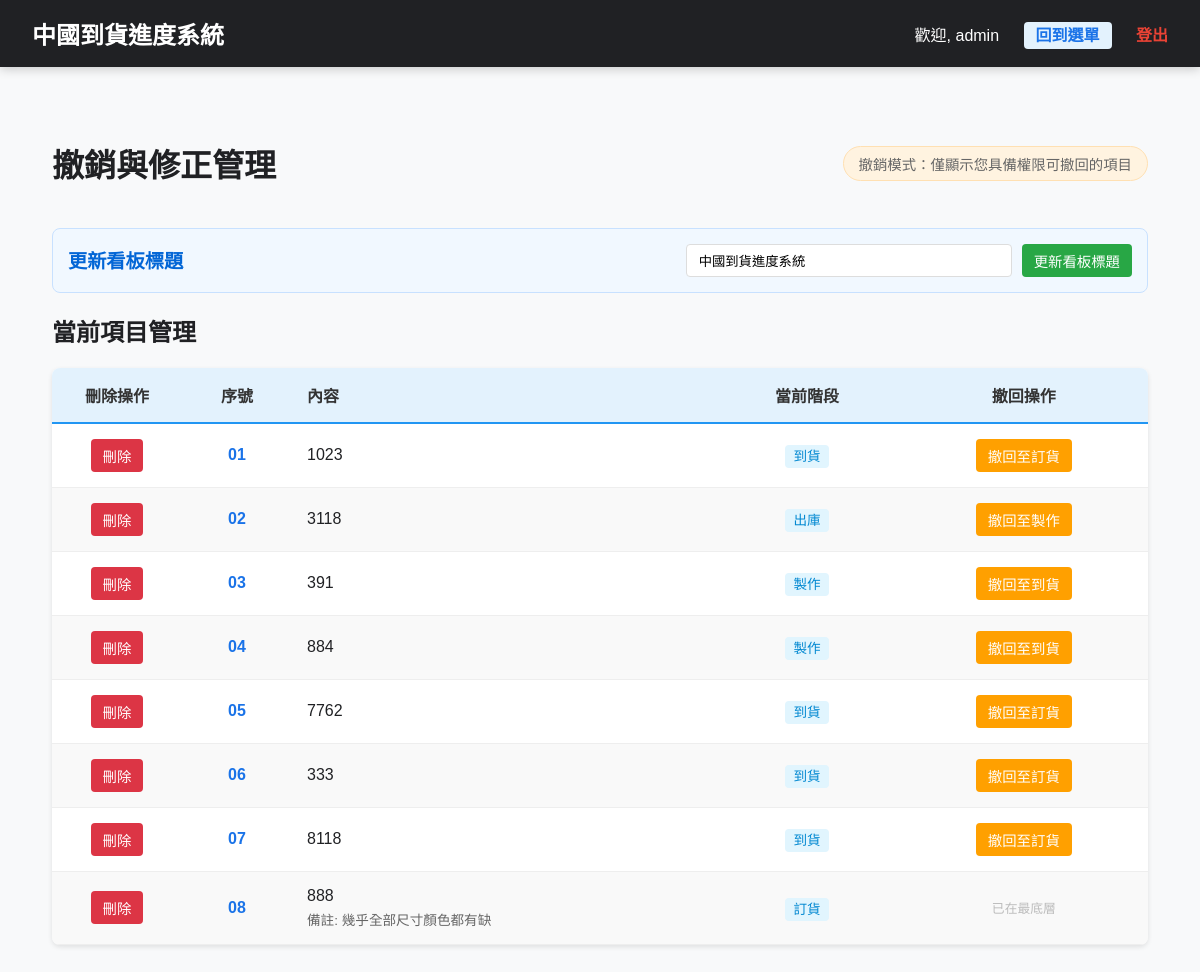
The page /manage?mode=undo (signed in) on the database its author committed.
### models.py (models this page shows)
class SystemConfig(db.Model):
    id = db.Column(db.Integer, primary_key=True)
    key = db.Column(db.String(50), unique=True, nullable=False)
    value = db.Column(db.Text)

class User(db.Model):
    id = db.Column(db.Integer, primary_key=True)
    username = db.Column(db.String(50), unique=True, nullable=False)
    password_hash = db.Column(db.String(128), nullable=False)
    is_admin = db.Column(db.Boolean, default=False)
    permissions = db.relationship('Permission', backref='user', uselist=False, cascade="all, delete-orphan")

class SignboardItem(db.Model):
    id = db.Column(db.Integer, primary_key=True)
    content = db.Column(db.Text, nullable=False)
    remark = db.Column(db.Text) # 備註 (選填)
    current_stage = db.Column(db.String(50), default='ORDER')
    stage_dates = db.Column(db.JSON, default={})
    updated_at = db.Column(db.DateTime, default=datetime.now, onupdate=datetime.now)

### main.py (the view)
@app.route('/manage')
def manage_page():
    if 'user_id' not in session:
        return redirect(url_for('index'))
    mode = request.args.get('mode', 'normal') # normal 或 undo
    user = User.query.get(session['user_id'])
    items = SignboardItem.query.order_by(SignboardItem.id.asc()).all()
    return render_template('manage.html', items=items, perms=user.permissions, mode=mode)

### main.py (called while the page is built, shortened)
def get_config(key, default=None):
    config = SystemConfig.query.filter_by(key=key).first()
    return config.value if config else default

def get_inf_config(section, key, default=None):
    inf_path = os.path.join(os.path.dirname(__file__), 'config.inf')
    if not os.path.exists(inf_path):
        return default

def get_workflow_stages():
    stages_str = get_inf_config('Workflow', 'stages', 'ORDER:訂貨,ARRIVAL:到貨,PRODUCTION:製作,DELIVERY:出庫')
    stages = []
    for item in stages_str.split(','):
        if ':' in item:
            key, name = item.strip().split(':')
            stages.append({'key': key.strip(), 'name': name.strip()})
    return stages

@app.context_processor
def inject_config():
    return {
        'site_title': get_config('site_title', '中國到貨看板系統'),
        'workflow_stages': get_workflow_stages(),
        'undo_mode': get_inf_config('System', 'undo_mode', '1')
    }

### templates/manage.html (shortened to what this page needs)
{% extends "layout.html" %}
{% block content %}
<div style="display: flex; justify-content: space-between; align-items: center; margin-bottom: 1rem; max-width: 1200px; margin: 20px auto; padding: 0 20px;">
    <h1>{% if mode == 'undo' %}撤銷與修正管理{% else %}進度與庫存管理{% endif %}</h1>
    {% if mode != 'undo' %}
    <div style="background: #e9ecef; padding: 5px; border-radius: 30px; display: flex; gap: 5px; box-shadow: inset 0 2px 4px rgba(0,0,0,0.05);">
        <button id="btn-kanban" onclick="setMode('kanban')" class="mode-btn active">看板模式</button>
        <button id="btn-role" onclick="setMode('role')" class="mode-btn">角色模式</button>
    </div>
    {% else %}
    <div style="color: #666; font-size: 0.9rem; background: #fff3e0; padding: 6px 15px; border-radius: 20px; border: 1px solid #ffe0b2;">
         撤銷模式：僅顯示您具備權限可撤回的項目
    </div>
    {% endif %}
</div>
<div class="manage-wrapper">
    {% if session.is_admin %}
    <div class="config-card">
        <h3>更新看板標題</h3>
        <form action="{{ url_for('update_title') }}" method="POST" class="title-form">
            <input type="text" name="new_title" value="{{ site_title }}" placeholder="請輸入看板標題">
            <button type="submit" class="btn btn-save">更新看板標題</button>
        </form>
    </div>
    {% endif %}
    <h2>當前項目管理</h2>
    <table class="data-table">
        <thead>
            <tr>
                <th style="width: 100px;">刪除操作</th>
                <th style="width: 80px;">序號</th>
                <th style="text-align: left;">內容</th>
                <th>當前階段</th>
                <th>{% if mode == 'undo' %}撤回操作{% else %}處置轉移{% endif %}</th>
            </tr>
        </thead>
        <tbody>
            {% for item in items %}
            {% set can_move = perms.stage_perms.get(item.current_stage) or (item.current_stage == workflow_stages[-1].key and perms.can_clear_delivery) or perms.can_delete %}
            <tr class="row-item" data-has-perm="{{ 'true' if can_move else 'false' }}" style="border-bottom: 1px solid #eee;">
                <td style="text-align: center;">
                    <form action="/manage/delete/{{ item.id }}" method="POST" onsubmit="return confirm('確定要刪除此項目嗎？');">
                        <button type="submit" class="btn btn-delete">刪除</button>
                    </form>
                </td>
                <td style="font-weight: bold; color: #1a73e8; text-align: center;">{{ "%02d"|format(loop.index) }}</td>
                <td>
                    <div style="font-weight: 500;">{{ item.content }}</div>
                    {% if item.remark %}<span class="remark-text">備註: {{ item.remark }}</span>{% endif %}
                </td>
                <td style="text-align: center;">
                    <span style="background: #e1f5fe; color: #0288d1; padding: 4px 8px; border-radius: 4px; font-size: 0.85rem;">
                        {% for s in workflow_stages %}
                            {% if s.key == item.current_stage %}{{ s.name }}{% endif %}
                        {% endfor %}
                    </span>
                </td>
                <td style="text-align: center;">
                    {% if mode == 'undo' %}
                        {% set ns_undo = namespace(prev_stage=none, can_undo=false) %}
                        {% for s in workflow_stages %}
                            {% if s.key == item.current_stage %}
                                {% if not loop.first %}
                                    {% set ns_undo.prev_stage = workflow_stages[loop.index0 - 1] %}
                                    {% if session.is_admin or (undo_mode == '2' and perms.stage_perms.get(ns_undo.prev_stage.key)) %}
                                        {% set ns_undo.can_undo = true %}
                                    {% endif %}
                                {% endif %}
                            {% endif %}
                        {% endfor %}
                        {% if ns_undo.prev_stage %}
                            {% if ns_undo.can_undo %}
                                <button onclick="undoItem('{{ item.id }}', '{{ ns_undo.prev_stage.name }}')"
                                        class="btn btn-save" style="background: #ffa000;">
                                    撤回至{{ ns_undo.prev_stage.name }}
                                </button>
                            {% else %}
                                <button class="btn" disabled style="background: #e0e0e0; color: #aaa; cursor: not-allowed; border: 1px solid #ccc;">
                                    撤回至{{ ns_undo.prev_stage.name }}
                                </button>
                            {% endif %}
                        {% else %}
                            <span style="color: #bbb; font-size: 0.8rem;">已在最底層</span>
                        {% endif %}
                    {% endif %}
                </td>
            </tr>
            {% endfor %}
        </tbody>
    </table>
</div>
{% endblock %}

### templates/layout.html (shortened to what this page needs)
<!DOCTYPE html>
<html lang="zh-Hant">
<head>
</head>
<body>
    <div class="nav-header">
        <div style="font-size: 1.5rem; font-weight: bold;">{{ site_title }}</div>
        <div class="nav-links">
            <span>歡迎, {{ session.username }}</span>
            {% if request.endpoint not in ['admin_home', 'index'] %}
            <a href="/admin_home" style="background: #e3f2fd; color: #1a73e8; padding: 5px 12px; border-radius: 4px;">回到選單</a>
            {% endif %}
            <a href="/logout" style="color: var(--danger);">登出</a>
        </div>
    </div>
    <div class="container">
        {% block content %}{% endblock %}
    </div>
</body>
</html>

### templates/layout.html (style rules this page uses)
:root { --primary: #1a73e8; --success: #34a853; --warning: #fbbc05; --danger: #ea4335; --info: #4285f4; --dark: #202124; --light: #f8f9fa; }
body { font-family: 'Microsoft JhengHei', sans-serif; margin: 0; background: var(--light); color: var(--dark); }
.nav-header { background: var(--dark); color: white; padding: 1rem 2rem; display: flex; justify-content: space-between; align-items: center; box-shadow: 0 2px 10px rgba(0,0,0,0.2); }
.nav-links a { color: #ccc; text-decoration: none; margin-left: 20px; font-weight: bold; }
.container { padding: 2rem; max-width: 1200px; margin: 0 auto; }

### templates/manage.html (style rules this page uses)
.row-item { transition: opacity 0.3s ease; }
.manage-wrapper { max-width: 1200px; margin: 20px auto; padding: 0 20px; }
.config-card { background: #f1f8ff; border: 1px solid #c8e1ff; padding: 15px; border-radius: 8px; margin-bottom: 20px; display: flex; align-items: center; justify-content: space-between; }
.config-card h3 { margin: 0; color: #0366d6; font-size: 1.2rem; }
.title-form { display: flex; gap: 10px; }
.title-form input { padding: 8px 12px; border: 1px solid #ddd; border-radius: 4px; width: 300px; }
.data-table { width: 100%; border-collapse: collapse; background: white; border-radius: 8px; overflow: hidden; box-shadow: 0 2px 5px rgba(0,0,0,0.1); }
.data-table th { background-color: #e3f2fd; color: #333; text-align: center; padding: 15px; border-bottom: 2px solid #2196F3; }
.data-table td { padding: 15px; border-bottom: 1px solid #eee; }
.data-table tr:nth-child(even) { background-color: #f9f9f9; }
.btn { padding: 6px 12px; border-radius: 4px; border: none; cursor: pointer; font-size: 0.9rem; transition: opacity 0.2s; display: inline-block; color: white; }
.btn-save { background-color: #28a745; }
.btn-delete { background-color: #dc3545; }
.remark-text { font-size: 0.85rem; color: #666; display: block; margin-top: 4px; }

### rows shown on the page
SystemConfig: value "中國到貨進度系統", new_title "中國到貨進度系統"
User: username "admin"
SignboardItem: index "01", content "1023", name "到貨", prev_stage.name "訂貨"
SignboardItem: index "02", content "3118", name "出庫", prev_stage.name "製作"
SignboardItem: index "03", content "391", name "製作", prev_stage.name "到貨"
SignboardItem: index "04", content "884", name "製作", prev_stage.name "到貨"
SignboardItem: index "05", content "7762", name "到貨", prev_stage.name "訂貨"
SignboardItem: index "06", content "333", name "到貨", prev_stage.name "訂貨"
SignboardItem: index "07", content "8118", name "到貨", prev_stage.name "訂貨"
SignboardItem: index "08", content "888", remark "幾乎全部尺寸顏色都有缺", name "訂貨", shows "已在最底層"
